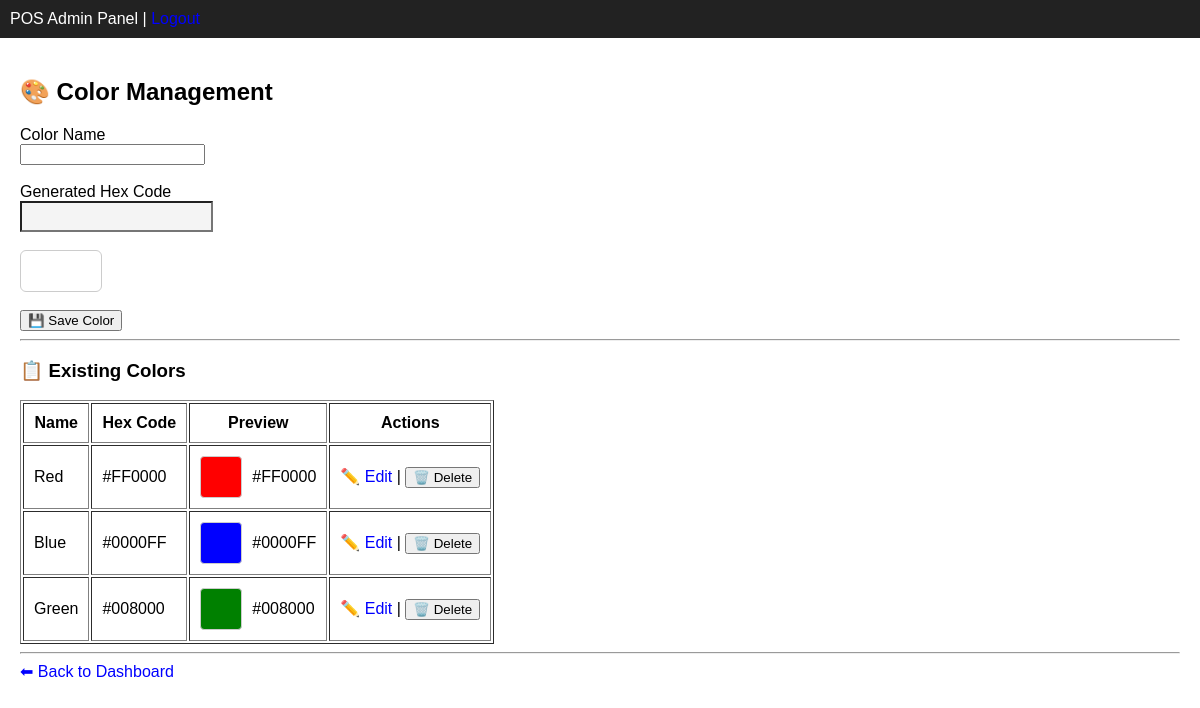
The app's page /colors/create (signed in) with its own data.
### app/modules/colors/models.py (models this page shows, shortened)
class Color(BaseModel):
    __tablename__ = "colors"
    name = db.Column(db.String(100), nullable=False)
    hex_code = db.Column(db.String(20))
    tenant_id = db.Column(
        db.Integer,
        db.ForeignKey("tenants.id"),
        nullable=False
    )
    tenant = db.relationship("Tenant", backref="colors")

### app/modules/colors/routes.py (the view, shortened to what this page needs)
@colors_bp.route("/create", methods=["GET", "POST"])
@login_required
def create_color():
    colors = Color.query.filter_by(
        tenant_id=current_user.tenant_id
    ).all()
    return render_template(
        "colors/create.html",
        colors=colors
    )

### app/templates/colors/create.html (shortened to what this page needs)
{% extends "shared/base.html" %}
{% block content %}
<h2>🎨 Color Management</h2>
<form method="POST">
    <label>Color Name</label><br>
    <input
        type="text"
        name="name"
        id="colorName"
        required
    >
    <br><br>
    <label>Generated Hex Code</label><br>
    <input
        type="text"
        id="hexPreview"
        readonly
        style="
            background:#f4f4f4;
            padding:6px;
        "
    >
    <br><br>
    <div
        id="colorBox"
        style="
            width:80px;
            height:40px;
            border:1px solid #ccc;
            border-radius:6px;
            background:#ffffff;
        "
    ></div>
    <br>
    <button type="submit">
        💾 Save Color
    </button>
</form>
<hr>
<h3>📋 Existing Colors</h3>
{% if colors %}
<table border="1" cellpadding="10">
    <tr>
        <th>Name</th>
        <th>Hex Code</th>
        <th>Preview</th>
        <th>Actions</th>
    </tr>
    {% for color in colors %}
    <tr>
        <td>
            {{ color.name }}
        </td>
        <td>
            {{ color.hex_code }}
        </td>
        <td>
            <div
                style="
                    display:flex;
                    align-items:center;
                    gap:10px;
                "
            >
                <div
                    class="color-preview"
                    data-color="{{ color.hex_code }}"
                ></div>
                <span>
                    {{ color.hex_code }}
                </span>
            </div>
        </td>
        <td>
            <a href="{{ url_for('colors.edit_color', id=color.id) }}">
                ✏️ Edit
            </a>
            |
            <form
                method="POST"
                action="{{ url_for('colors.delete_color', id=color.id) }}"
                style="display:inline;"
            >
                <button
                    type="submit"
                    onclick="return confirm('Delete this color?')"
                >
                    🗑️ Delete
                </button>
            </form>
        </td>
    </tr>
    {% endfor %}
</table>
{% else %}
<p>No colors created yet.</p>
{% endif %}
<hr>
<a href="{{ url_for('tenant.dashboard') }}">
⬅ Back to Dashboard
</a>
{% endblock %}

### app/templates/shared/base.html (style rules this page uses)
body { font-family: Arial; margin: 0; font-size: 10 px; }
a { text-decoration: none; color: blue; }

### app/templates/colors/create.html (style rules this page uses)
.color-preview { width:40px; height:40px; border:1px solid #ccc; border-radius:4px; }

### records on screen
Color: name "Red", hex_code "#FF0000"
Color: name "Blue", hex_code "#0000FF"
Color: name "Green", hex_code "#008000"
